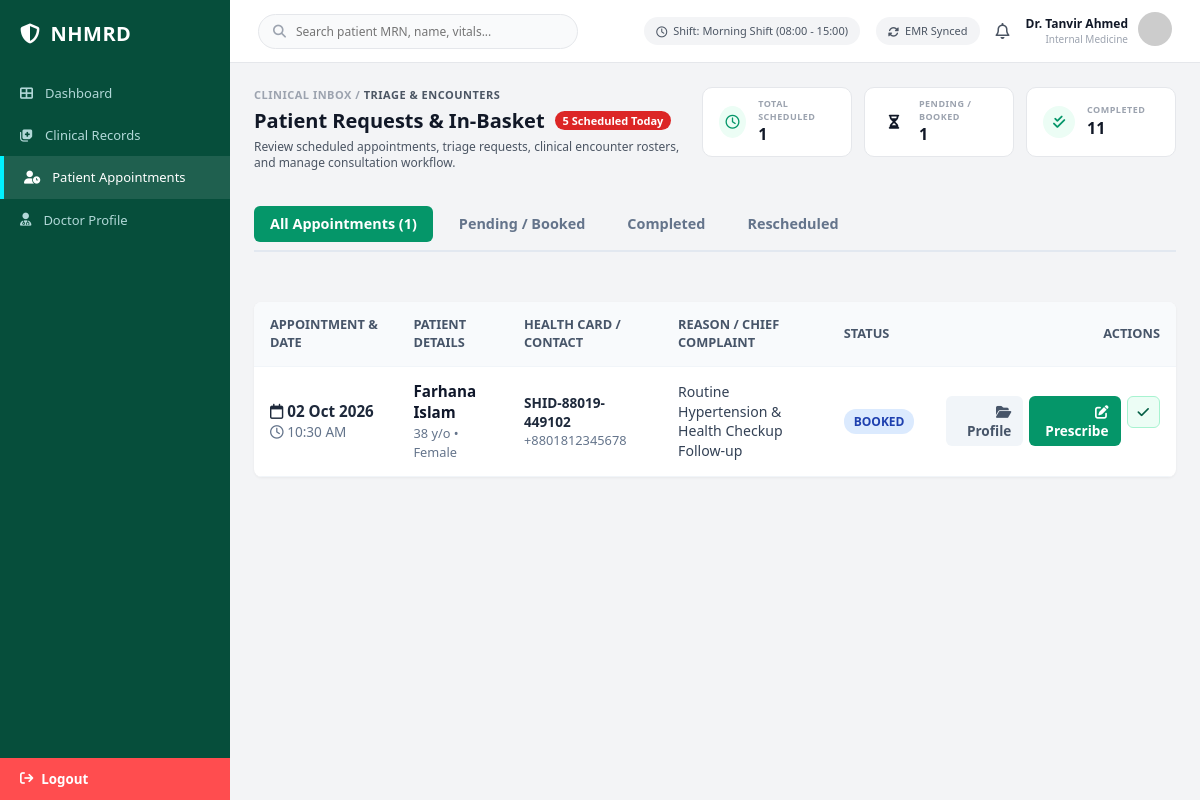
The app's page /php/doctor-panel/patient-appointments.php with its own data.
### tables this page shows
CREATE TABLE doctors (
  doctor_id                 BIGINT AUTO_INCREMENT PRIMARY KEY,
  user_id                   BIGINT NOT NULL UNIQUE,
  full_name                 VARCHAR(150) NOT NULL,
  doctor_type               ENUM('physician','surgeon','intern') NOT NULL DEFAULT 'physician',
  bmdc_registration_no      VARCHAR(50)  UNIQUE,              
  nid                       VARCHAR(30)  UNIQUE,
  dob                       DATE,
  gender                    ENUM('male','female','other'),
  primary_specialty_id      INT NULL,
  qualifications            VARCHAR(255),                     
  graduating_institution    VARCHAR(255),
  affiliated_university     VARCHAR(255),
  final_exam_session        VARCHAR(100),                     
  mbbs_roll_number          VARCHAR(50),
  student_bmdc_id           VARCHAR(50),
  license_issue_date        DATE,
  license_expiry_date       DATE,
  practicing_scope          VARCHAR(150),                     
  authorizing_registrar     VARCHAR(150),
  hospital_id               BIGINT NULL,                      
  designation               VARCHAR(150),                     
  years_experience          SMALLINT DEFAULT 0,
  shift_schedule            VARCHAR(150),                     
  duty_status               ENUM('on_duty','off_duty','leave') DEFAULT 'off_duty',
  leave_return_date         DATE NULL,
  phone                     VARCHAR(30),
  email                     VARCHAR(150),
  photo_url                 VARCHAR(500),
  biometric_verified        TINYINT(1) DEFAULT 0,
  verification_status       ENUM('pending','verified','flagged') DEFAULT 'pending',
  status                    ENUM('active','inactive') DEFAULT 'active',
  created_at                DATETIME NOT NULL DEFAULT CURRENT_TIMESTAMP,
  updated_at                DATETIME NOT NULL DEFAULT CURRENT_TIMESTAMP ON UPDATE CURRENT_TIMESTAMP,
  CONSTRAINT fk_doctor_user FOREIGN KEY (user_id) REFERENCES users(user_id) ON DELETE CASCADE,
  CONSTRAINT fk_doctor_specialty FOREIGN KEY (primary_specialty_id) REFERENCES specialties(specialty_id),
  CONSTRAINT fk_doctor_hospital FOREIGN KEY (hospital_id) REFERENCES hospitals(hospital_id),
  KEY idx_doctor_type (doctor_type)
);

CREATE TABLE specialties (
  specialty_id  INT AUTO_INCREMENT PRIMARY KEY,
  name          VARCHAR(150) NOT NULL UNIQUE           
);

CREATE TABLE appointments (
  appointment_id   BIGINT AUTO_INCREMENT PRIMARY KEY,
  patient_id       BIGINT NOT NULL,
  doctor_id        BIGINT NOT NULL,
  hospital_id      BIGINT NULL,
  appointment_date DATE NOT NULL,
  time_slot        VARCHAR(50),
  reason           VARCHAR(255),
  status           ENUM('booked','completed','cancelled','rescheduled') DEFAULT 'booked',
  created_at       DATETIME NOT NULL DEFAULT CURRENT_TIMESTAMP,
  updated_at       DATETIME NOT NULL DEFAULT CURRENT_TIMESTAMP ON UPDATE CURRENT_TIMESTAMP,
   
   
   
  slot_lock        VARCHAR(50) GENERATED ALWAYS AS
                   (IF(status IN ('booked','rescheduled'), time_slot, NULL)) VIRTUAL,
  UNIQUE KEY uq_appt_doctor_slot (doctor_id, appointment_date, slot_lock),
  CONSTRAINT fk_appt_patient FOREIGN KEY (patient_id) REFERENCES patients(patient_id) ON DELETE CASCADE,
  CONSTRAINT fk_appt_doctor FOREIGN KEY (doctor_id) REFERENCES doctors(doctor_id),
  CONSTRAINT fk_appt_hospital FOREIGN KEY (hospital_id) REFERENCES hospitals(hospital_id),
  KEY idx_appt_date (appointment_date)
);

CREATE TABLE patients (
  patient_id                BIGINT AUTO_INCREMENT PRIMARY KEY,
  user_id                   BIGINT NULL UNIQUE,                
  full_name                 VARCHAR(150) NOT NULL,
  nid                       VARCHAR(30)  UNIQUE,               
  crvs_token                VARCHAR(50)  UNIQUE,               
  dob                       DATE NOT NULL,
  gender                    ENUM('male','female','intersex_other') NOT NULL,
  blood_group               ENUM('A+','A-','B+','B-','AB+','AB-','O+','O-') NULL,
  health_card_no            VARCHAR(50) UNIQUE,                
  birth_hospital_id         BIGINT NULL,
  registering_hospital_id   BIGINT NULL,                       
  phone                     VARCHAR(30),
  alt_phone                 VARCHAR(30),
  email                     VARCHAR(150),
  address                   VARCHAR(500),
  province                  VARCHAR(150),
  postal_code               VARCHAR(20),
  emergency_contact_name    VARCHAR(150),
  emergency_contact_relation VARCHAR(100),
  emergency_contact_phone   VARCHAR(30),
  height_cm                 DECIMAL(5,1),
  weight_kg                 DECIMAL(5,1),
  blood_pressure            VARCHAR(20),                       
  bmi                       DECIMAL(4,1),
  vitals_last_synced_at     DATETIME NULL,
  nid_verification_status   ENUM('unverified','biometric_verified','crvs_certified') DEFAULT 'unverified',
  smart_health_id_issued    TINYINT(1) DEFAULT 0,
  status                    ENUM('active','inactive','deceased') DEFAULT 'active',
  registered_by_executive_id BIGINT NULL,
  created_at                DATETIME NOT NULL DEFAULT CURRENT_TIMESTAMP,
  updated_at                DATETIME NOT NULL DEFAULT CURRENT_TIMESTAMP ON UPDATE CURRENT_TIMESTAMP,
  CONSTRAINT fk_patient_user FOREIGN KEY (user_id) REFERENCES users(user_id) ON DELETE SET NULL,
  CONSTRAINT fk_patient_birth_hosp FOREIGN KEY (birth_hospital_id) REFERENCES hospitals(hospital_id),
  CONSTRAINT fk_patient_reg_hosp FOREIGN KEY (registering_hospital_id) REFERENCES hospitals(hospital_id),
  CONSTRAINT fk_patient_executive FOREIGN KEY (registered_by_executive_id) REFERENCES medical_executives(executive_id),
  KEY idx_patient_blood (blood_group),
  KEY idx_patient_status (status)
);

### public_html/php/doctor-panel/patient-appointments.php (the view, shortened to what the rows shown need)
<?php
require_once __DIR__ . '/doctor_bootstrap.php';
$query = "
    SELECT
        a.appointment_id,
        a.appointment_date,
        a.time_slot,
        a.status AS appt_status,
        a.reason,
        p.patient_id,
        p.full_name,
        p.gender,
        p.dob,
        p.health_card_no,
        p.phone,
        h.legal_name AS hospital_name
    FROM appointments a
    JOIN patients p ON a.patient_id = p.patient_id
    LEFT JOIN hospitals h ON a.hospital_id = h.hospital_id
    WHERE a.doctor_id = ?
";
$params = [$doctorId];
$query .= " ORDER BY a.appointment_date DESC, a.time_slot ASC LIMIT 30";
$stmtAppts = $pdo->prepare($query);
$stmtAppts->execute($params);
$appointments = $stmtAppts->fetchAll();
?>
<!DOCTYPE html>
<html lang="en">
<head>
  <link rel="stylesheet" href="/public_html/assets/css/doctor-panel/patient-appointments.css">
  <link rel="stylesheet" href="/public_html/assets/css/default-structure.css">
  <link rel="stylesheet" href="/public_html/assets/css/doctor-panel/features/doctor-header.css">
  <link rel="stylesheet" href="https://cdnjs.cloudflare.com/ajax/libs/font-awesome/6.4.0/css/all.min.css">
</head>
<body>
  <div class="app-container">
    <div class="main-wrapper">
      <header class="doc-header">
        <div class="header-right">
          <div class="header-status-pill">
            <i class="fa-regular fa-clock"></i>
            <span>Shift: <?= htmlspecialchars($doctorShift) ?></span>
          </div>
          <a href="doctor-profile.php" class="doctor-profile-badge" style="text-decoration:none; color:inherit;">
            <div class="doctor-info-text">
              <span class="doctor-name"><?= htmlspecialchars($doctorName) ?></span>
              <span class="doctor-dept"><?= htmlspecialchars($doctorSpecialty) ?></span>
            </div>
          </a>
        </div>
      </header>
      <main class="content-body" style="padding: 24px;">
        <div class="page-top-header">
          <div class="page-title-group">
            <div class="title-with-tag">
              <h1>Patient Requests &amp; In-Basket</h1>
            </div>
          </div>
        </div>
        <table class="appt-table">
          <thead>
            <tr>
              <th>APPOINTMENT &amp; DATE</th>
              <th>PATIENT DETAILS</th>
              <th>HEALTH CARD / CONTACT</th>
              <th>REASON / CHIEF COMPLAINT</th>
              <th>STATUS</th>
              <th style="text-align: right;">ACTIONS</th>
            </tr>
          </thead>
          <tbody>
            <?php if (empty($appointments)): ?>
              <tr>
                <td colspan="6" style="text-align:center; padding:30px; color:#64748b;">No appointment records found for this filter.</td>
              </tr>
            <?php else: ?>
              <?php foreach ($appointments as $a):
                $age = !empty($a['dob']) ? (date('Y') - (int)date('Y', strtotime($a['dob']))) : 36;
                $st = $a['appt_status'] ?? 'booked';
              ?>
                <tr>
                  <td>
                    <strong style="color:#1e293b; display:block; font-size:0.95rem;">
                      <i class="fa-regular fa-calendar text-emerald"></i> <?= date('d M Y', strtotime($a['appointment_date'])) ?>
                    </strong>
                    <span style="font-size:0.85rem; color:#64748b;">
                      <i class="fa-regular fa-clock"></i> <?= htmlspecialchars($a['time_slot'] ?: '09:00 AM') ?>
                    </span>
                  </td>
                  <td>
                    <strong style="color:#0f172a; font-size:0.95rem; display:block;">
                      <?= htmlspecialchars($a['full_name']) ?>
                    </strong>
                    <span style="font-size:0.8rem; color:#64748b;">
                      <?= $age ?> y/o &bull; <?= ucfirst($a['gender'] ?? 'Female') ?>
                    </span>
                  </td>
                  <td>
                    <span style="font-size:0.85rem; font-weight:600; color:#1e293b; display:block;">
                      <?= htmlspecialchars($a['health_card_no'] ?: 'SHID-#' . $a['patient_id']) ?>
                    </span>
                    <span style="font-size:0.8rem; color:#64748b;">
                      <?= htmlspecialchars($a['phone'] ?: '+880 1800-000000') ?>
                    </span>
                  </td>
                  <td style="max-width: 250px;">
                    <span style="font-size:0.88rem; color:#334155;">
                      <?= htmlspecialchars($a['reason'] ?: 'Routine follow-up & clinical review') ?>
                    </span>
                  </td>
                  <td>
                    <span class="status-badge-<?= htmlspecialchars($st) ?>">
                      <?= strtoupper(htmlspecialchars($st)) ?>
                    </span>
                  </td>
                  <td style="text-align: right;">
                    <div style="display: flex; gap: 6px; justify-content: flex-end;">
                      <a href="patient-medical-profile.php?patient_id=<?= (int)$a['patient_id'] ?>" style="padding: 6px 12px; background: #f1f5f9; color: #475569; text-decoration: none; border-radius: 6px; font-size: 0.85rem; font-weight: 600;" title="View Medical Profile">
                        <i class="fa-solid fa-folder-open"></i> Profile
                      </a>
                      <a href="new-prescription-form.php?patient_id=<?= (int)$a['patient_id'] ?>" style="padding: 6px 12px; background: #059669; color: #fff; text-decoration: none; border-radius: 6px; font-size: 0.85rem; font-weight: 600;" title="Write e-Rx">
                        <i class="fa-solid fa-pen-to-square"></i> Prescribe
                      </a>
                      <form method="POST" action="patient-appointments.php" style="display:inline;">
                        <?php if ($st !== 'completed'): ?>
                          <button type="submit" style="padding: 6px 10px; background: #ecfdf5; border: 1px solid #a7f3d0; color: #065f46; border-radius: 6px; cursor: pointer; font-size: 0.82rem; font-weight: 600;" title="Mark Completed">
                            <i class="fa-solid fa-check"></i>
                          </button>
                        <?php endif; ?>
                      </form>
                    </div>
                  </td>
                </tr>
              <?php endforeach; ?>
            <?php endif; ?>
          </tbody>
        </table>
      </main>
    </div>
  </div>
</body>
</html>

### records on screen
doctors: shift_schedule "Morning Shift (08:00 - 15:00)", full_name "Dr. Tanvir Ahmed", primary_specialty.name "Internal Medicine"
appointments: appointment_date "02 Oct 2026", time_slot "10:30 AM", patient.full_name "Farhana Islam", patient.dob "38", patient.gender "Female", patient.health_card_no "SHID-88019-449102", patient.phone "+8801812345678", reason "Routine Hypertension & Health Checkup Follow-up", status "BOOKED"

### other values on screen
$todayCount "5"
$totalCount "1"
$pendingCount "1"
$completedCount "11"
